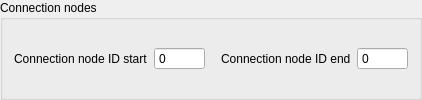
            <widget class="QGroupBox" name="grp_conn_node">
             <property name="locale">
              <locale language="English" country="UnitedStates"/>
             </property>
             <property name="inputMethodHints">
              <set>Qt::ImhNone</set>
             </property>
             <property name="title">
              <string>Connection nodes</string>
             </property>
             <layout class="QGridLayout" name="gridLayout_6">
              <item row="0" column="1">
               <widget class="QSpinBox" name="connection_node_id_start">
                <property name="sizePolicy">
                 <sizepolicy hsizetype="Expanding" vsizetype="Fixed">
                  <horstretch>0</horstretch>
                  <verstretch>0</verstretch>
                 </sizepolicy>
                </property>
                <property name="locale">
                 <locale language="English" country="UnitedStates"/>
                </property>
                <property name="inputMethodHints">
                 <set>Qt::ImhNone</set>
                </property>
                <property name="readOnly">
                 <bool>true</bool>
                </property>
                <property name="buttonSymbols">
                 <enum>QAbstractSpinBox::NoButtons</enum>
                </property>
                <property name="maximum">
                 <number>999999999</number>
                </property>
                <property name="clearValue" stdset="0">
                 <bool>true</bool>
                </property>
                <property name="expressionsEnabled" stdset="0">
                 <bool>false</bool>
                </property>
               </widget>
              </item>
              <item row="0" column="0">
               <widget class="QLabel" name="label_18">
                <property name="locale">
                 <locale language="English" country="UnitedStates"/>
                </property>
                <property name="inputMethodHints">
                 <set>Qt::ImhNone</set>
                </property>
                <property name="text">
                 <string>Connection node ID start</string>
                </property>
                <property name="alignment">
                 <set>Qt::AlignLeading|Qt::AlignLeft|Qt::AlignVCenter</set>
                </property>
               </widget>
              </item>
              <item row="0" column="3">
               <widget class="QSpinBox" name="connection_node_id_end">
                <property name="sizePolicy">
                 <sizepolicy hsizetype="Expanding" vsizetype="Fixed">
                  <horstretch>0</horstretch>
                  <verstretch>0</verstretch>
                 </sizepolicy>
                </property>
                <property name="locale">
                 <locale language="English" country="UnitedStates"/>
                </property>
                <property name="inputMethodHints">
                 <set>Qt::ImhNone</set>
                </property>
                <property name="readOnly">
                 <bool>true</bool>
                </property>
                <property name="buttonSymbols">
                 <enum>QAbstractSpinBox::NoButtons</enum>
                </property>
                <property name="maximum">
                 <number>999999999</number>
                </property>
                <property name="clearValue" stdset="0">
                 <bool>true</bool>
                </property>
                <property name="expressionsEnabled" stdset="0">
                 <bool>false</bool>
                </property>
               </widget>
              </item>
              <item row="0" column="2">
               <widget class="QLabel" name="label_19">
                <property name="locale">
                 <locale language="English" country="UnitedStates"/>
                </property>
                <property name="inputMethodHints">
                 <set>Qt::ImhNone</set>
                </property>
                <property name="text">
                 <string>Connection node ID end</string>
                </property>
                <property name="alignment">
                 <set>Qt::AlignLeading|Qt::AlignLeft|Qt::AlignVCenter</set>
                </property>
                <property name="indent">
                 <number>10</number>
                </property>
               </widget>
              </item>
             </layout>
            </widget>
